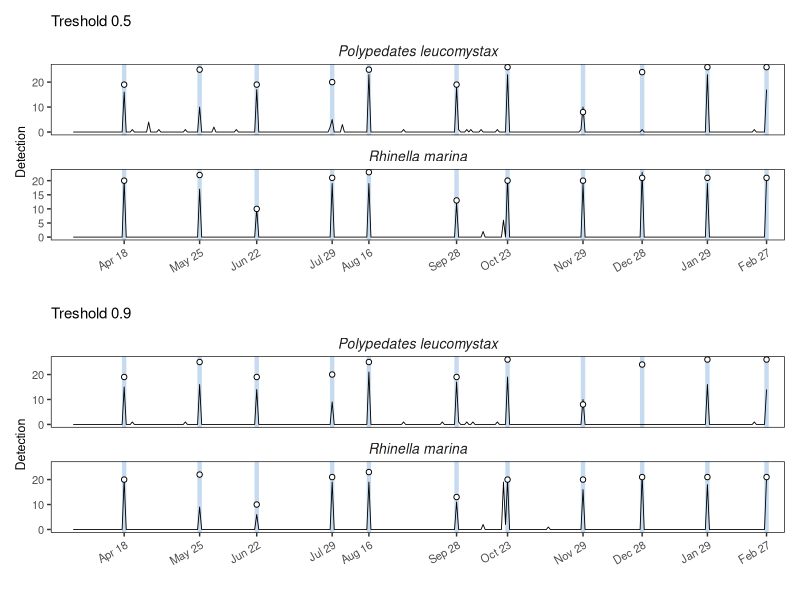
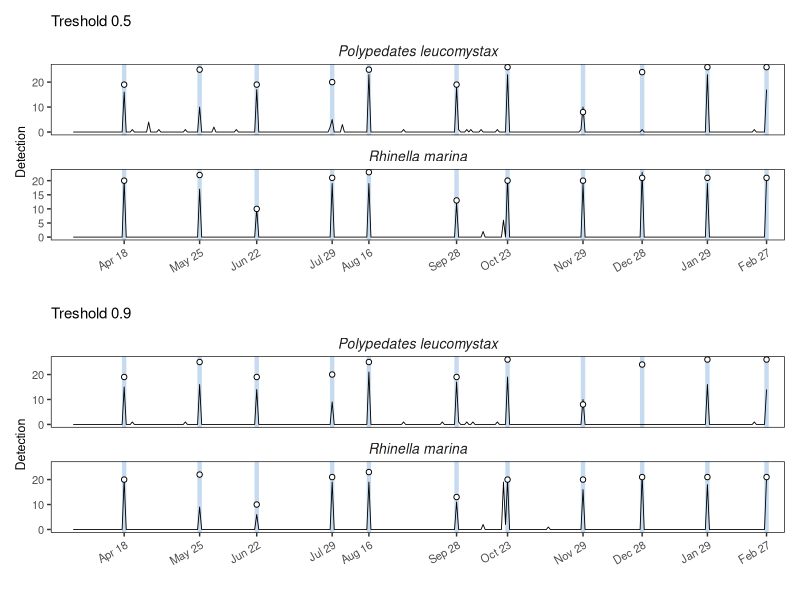

These figures' R source, in order:
# Figure 2: playback detection

# Figure 2
# playback detection

library(tidyverse)
library(patchwork)


# Load data

df5 <- read_csv("data/call-segments_threshold0.5.csv") |> 
  filter(species %in% c("POLLEU", "RHIMAR") & site == 4)
df9 <- read_csv("data/call-segments_threshold0.9.csv") |> 
  filter(species %in% c("POLLEU", "RHIMAR") & site == 4)

# Get ground-truth number of call segments
polleu_preds_vs_labels <- read.csv("data/preds-vs-labels-in-playback/POLLEU.csv") |> 
  mutate(date = str_extract(path, "\\d{8}") |> ymd())

rhimar_preds_vs_labels <- read.csv("data/preds-vs-labels-in-playback/RHIMAR.csv") |> 
  mutate(date = str_extract(path, "\\d{8}") |> ymd())

polleu_calling_segments <- polleu_preds_vs_labels |> 
  group_by(date) |> 
  summarise(correct_num_call_segments = sum(label == "POLLEU")) |> 
  mutate(species = "POLLEU")

rhimar_calling_segments <- rhimar_preds_vs_labels |> 
  group_by(date) |> 
  summarise(correct_num_call_segments = sum(label == "RHIMAR")) |> 
  mutate(species = "RHIMAR")

# Prepara dataframe for the plot. Threshold = 0.5
df <- df5 |> 
  left_join(polleu_calling_segments, by=c("date", "species")) |> 
  left_join(rhimar_calling_segments, by=c("date", "species")) |> 
  mutate(
    species = case_when(
      species=="POLLEU" ~ "Polypedates leucomystax",
      species=="RHIMAR" ~ "Rhinella marina"
    ))


# Plot
playback_date <- c("20230418", "20230525", "20230622", "20230729", "20230816", "20230928", "20231023", "20231129", "20231228", "20240129", "20240227") |> 
  lubridate::ymd()

ggplot(df, aes(date, num_call_segments))+
  geom_vline(xintercept = playback_date, col="#C6DBEF" , linewidth=1.5)+
  geom_line(linewidth=0.3)+
  geom_point(aes(y = correct_num_call_segments.x), col="black", fill="white", size=1.5, shape="circle filled")+
  geom_point(aes(y = correct_num_call_segments.y), col="black", fill="white", size=1.5, shape="circle filled")+
  facet_wrap(vars(species), ncol = 1, scales = "free_y")+
  scale_x_date(breaks = playback_date,
               date_labels = "%b %d", limits=c(ymd(20230320), ymd(20240229)), expand=c(0.02, 0.02))+
  labs(x="", y="Detection", title = "Treshold 0.5")+
  theme(
    panel.border = element_rect(colour = "gray10", fill = NA),
    panel.background = element_rect(fill = "white"),
    panel.grid = element_blank(),
    text = element_text(size=10),
    title = element_text(size=9),
    strip.background = element_rect(fill="white", color=NA),
    strip.text = element_text(size=10, face="italic", margin=margin(t=4, b=4)),
    axis.text.x = element_text(angle = 30, hjust = 1, vjust = 1)
  ) -> g1


# Threshold = 0.9
df2 <- df9 |> 
  left_join(polleu_calling_segments, by=c("date", "species")) |> 
  left_join(rhimar_calling_segments, by=c("date", "species")) |> 
  mutate(
    species = case_when(
      species=="POLLEU" ~ "Polypedates leucomystax",
      species=="RHIMAR" ~ "Rhinella marina"
    ))

ggplot(df2, aes(date, num_call_segments))+
  geom_vline(xintercept = playback_date, col="#C6DBEF" , linewidth=1.5)+
  geom_line(linewidth=0.3)+
  geom_point(aes(y = correct_num_call_segments.x), col="black", fill="white", size=1.5, shape="circle filled")+
  geom_point(aes(y = correct_num_call_segments.y), col="black", fill="white", size=1.5, shape="circle filled")+
  facet_wrap(vars(species), ncol = 1, scales = "fixed")+
  scale_x_date(breaks = playback_date,
               date_labels = "%b %d", limits=c(ymd(20230320), ymd(20240229)), expand=c(0.02, 0.02))+
  labs(x="", y="Detection", title = "Treshold 0.9")+
  theme(
    panel.border = element_rect(colour = "gray10", fill = NA),
    panel.background = element_rect(fill = "white"),
    panel.grid = element_blank(),
    text = element_text(size=10),
    title = element_text(size=9),
    strip.background = element_rect(fill="white", color=NA),
    strip.text = element_text(size=10, face="italic", margin=margin(t=4, b=4)),
    axis.text.x = element_text(angle = 30, hjust = 1, vjust = 1)
  ) -> g2

g1 / g2

ggsave("figs/Fig2.png", w=174, h=150, units = "mm", dpi=600)